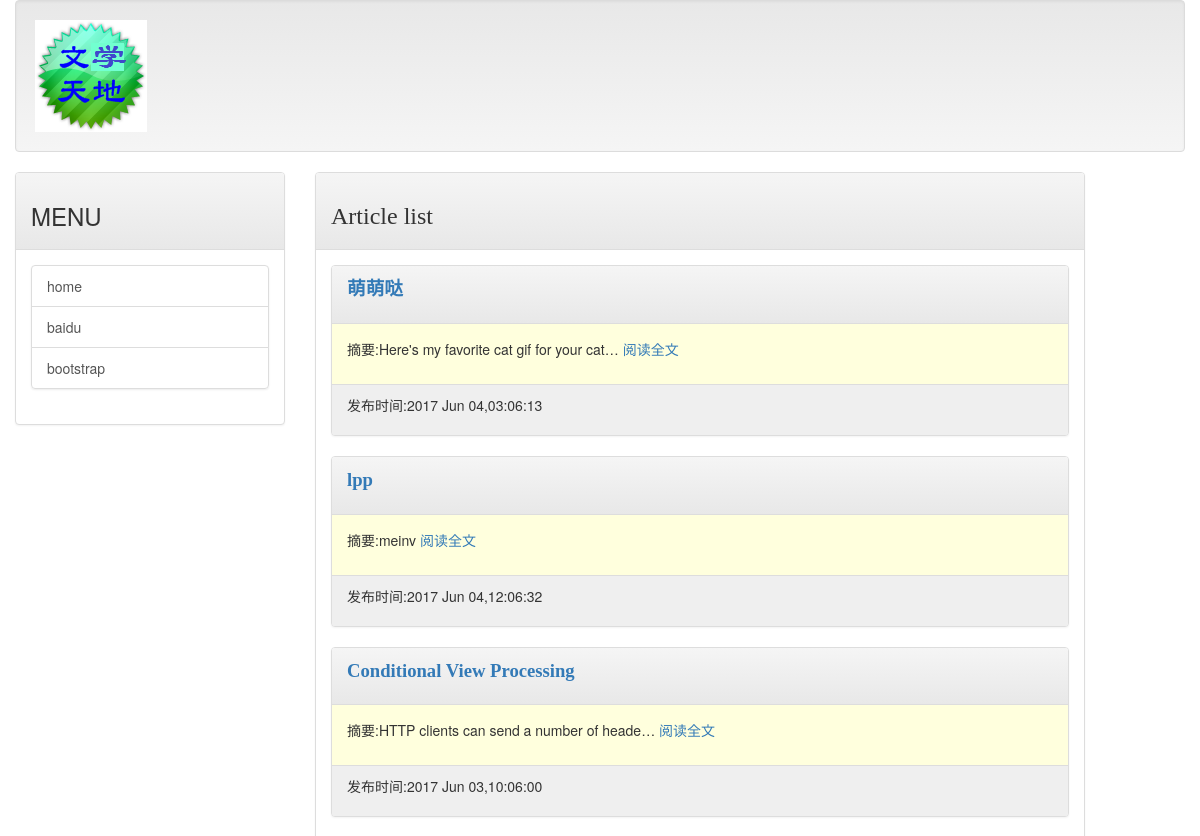
Before: / (upper part) with the older database file.
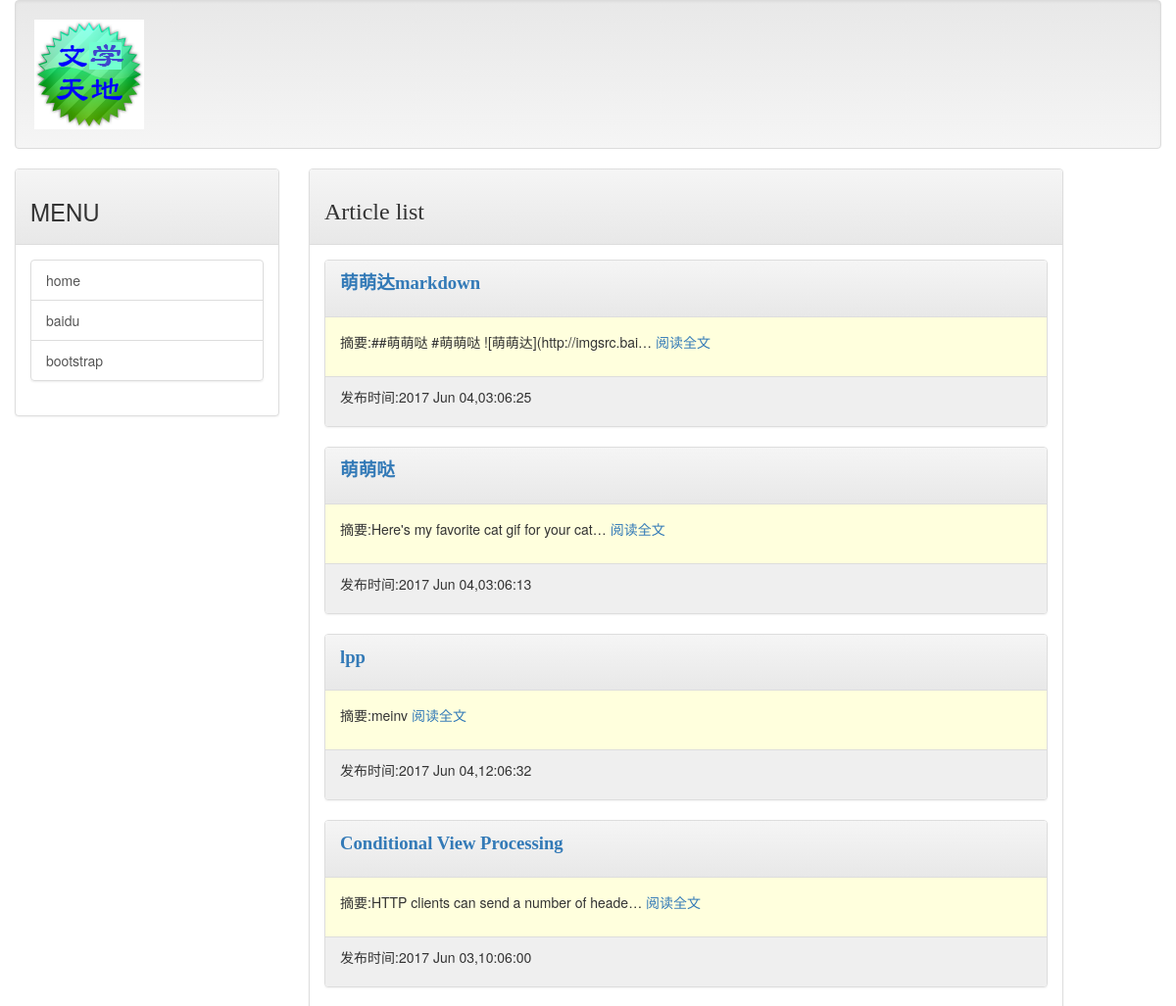
After: the same page with the newer database file.
### mainsite/models.py (models this page shows, shortened)
class Post(models.Model):
    title = models.CharField(max_length=200)
    slug = models.CharField(max_length=200)
    body = models.TextField()
    pub_date = models.DateTimeField(default=timezone.now)
    class Meta:
        ordering = ('-pub_date',)

### mainsite/views.py (the view)
# urls.py: url(r'^$', homepage),
def homepage(request):
    template = get_template('index.html')
    posts = Post.objects.all()
    now = datetime.now()
    html = template.render(locals())
    return HttpResponse(html)

### templates/index.html (shortened to what this page needs)
{% extends 'base.html' %}
{% block headmessage %}
<h3 style="font-family:楷体;">Article list</h3>
{% endblock %}
{% block content %}
{% for post in posts %}
<div class="panel panel-default">
    <div class="panel-heading">
        <p style='font-family:微软雅黑;font-size:14pt;font-weight:bold;'>
            <a href="/post/{{post.slug}}">{{post.title}}</a>
        </p>
    </div>
    <div class="panel-body" style="background-color:#ffffdd">
        <p>
            摘要:{{post.body|truncatechars:40}} <a href="/post/{{post.slug}}">阅读全文</a>
        </p>
    </div>
    <div class="panel-footer" style="background-color:#efefef">
        <p>
            发布时间:{{post.pub_date|date:"Y M d,h:m:s"}}
        </p>
    </div>
</div>
{% endfor %}
{% endblock %}

Changed rows visible on the page:
added Post: title "萌萌达markdown", body "##萌萌哒 #萌萌哒 ![萌萌达](http://imgsrc.bai…", pub_date "2017 Jun 04,03:06:25"
